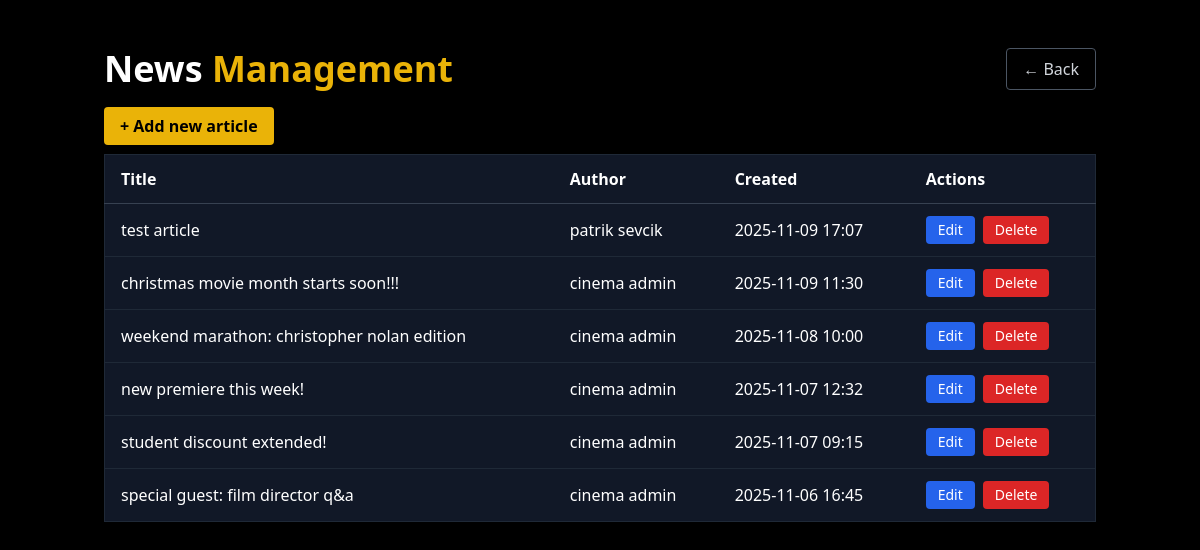
/cinemaProject-main/admin/news/index.php (signed in), run on the app's committed database.
### tables this page shows
create table news (
    news_id int auto_increment primary key,
    title varchar(200) not null,
    body text not null,
    created_at datetime not null,
    user_id int not null,
    constraint fk_news_user foreign key (user_id) references user(user_id) on delete restrict on update cascade,
    index fk_news_user (user_id)
);

create table user (
    user_id int auto_increment primary key,
    name varchar(100) not null,
    email varchar(200) not null unique,
    password_hash varchar(255) not null,
    is_admin tinyint(1) not null default 0
);

### cinemaProject-main/admin/news/index.php (the view, shortened to what this page needs)
<?php
$pdo = require_once __DIR__ . '/../../config/dbcon.php';
$news = $pdo->query(
    "SELECT n.news_id, n.title, n.body, n.created_at, u.name AS author
     FROM News n
     JOIN User u ON n.user_id = u.user_id
     ORDER BY n.created_at DESC"
)->fetchAll();
?>
<!DOCTYPE html>
<html lang="en">
<head>
    <script src="https://cdn.tailwindcss.com"></script>
</head>
<body class="bg-black text-white">
<div class="container mx-auto px-4 py-12">
    <div class="flex items-center justify-between mb-6">
        <h1 class="text-4xl font-bold">News <span class="text-yellow-500">Management</span></h1>
        <a href="../index.php" class="border border-gray-600 text-gray-300 px-4 py-2 rounded hover:bg-gray-800">← Back</a>
    </div>
    <div class="mb-4">
        <a href="add.php" class="bg-yellow-500 text-black px-4 py-2 rounded font-bold hover:bg-yellow-600">+ Add new article</a>
    </div>
    <div class="overflow-x-auto">
        <table class="min-w-full bg-gray-900 border border-gray-800 rounded">
            <thead>
                <tr class="border-b border-gray-700">
                    <th class="px-4 py-3 text-left">Title</th>
                    <th class="px-4 py-3 text-left">Author</th>
                    <th class="px-4 py-3 text-left">Created</th>
                    <th class="px-4 py-3 text-left">Actions</th>
                </tr>
            </thead>
            <tbody>
                <?php foreach ($news as $n): ?>
                    <tr class="border-b border-gray-800 hover:bg-gray-800">
                        <td class="px-4 py-3"><?= htmlspecialchars($n['title']) ?></td>
                        <td class="px-4 py-3"><?= htmlspecialchars($n['author']) ?></td>
                        <td class="px-4 py-3"><?= htmlspecialchars(date('Y-m-d H:i', strtotime($n['created_at']))) ?></td>
                        <td class="px-4 py-3 flex gap-2">
                            <a href="edit.php?id=<?= $n['news_id'] ?>" class="bg-blue-600 hover:bg-blue-700 px-3 py-1 rounded text-sm">Edit</a>
                            <a href="delete.php?id=<?= $n['news_id'] ?>" class="bg-red-600 hover:bg-red-700 px-3 py-1 rounded text-sm" onclick="return confirm('Delete this article?')">Delete</a>
                        </td>
                    </tr>
                <?php endforeach; ?>
            </tbody>
        </table>
    </div>
</div>
</body>
</html>

### data on the page
news: title "test article", user.name "patrik sevcik", created_at "2025-11-09 17:07"
news: title "christmas movie month starts soon!!!", user.name "cinema admin", created_at "2025-11-09 11:30"
news: title "weekend marathon: christopher nolan edition", user.name "cinema admin", created_at "2025-11-08 10:00"
news: title "new premiere this week!", user.name "cinema admin", created_at "2025-11-07 12:32"
news: title "student discount extended!", user.name "cinema admin", created_at "2025-11-07 09:15"
news: title "special guest: film director q&a", user.name "cinema admin", created_at "2025-11-06 16:45"
